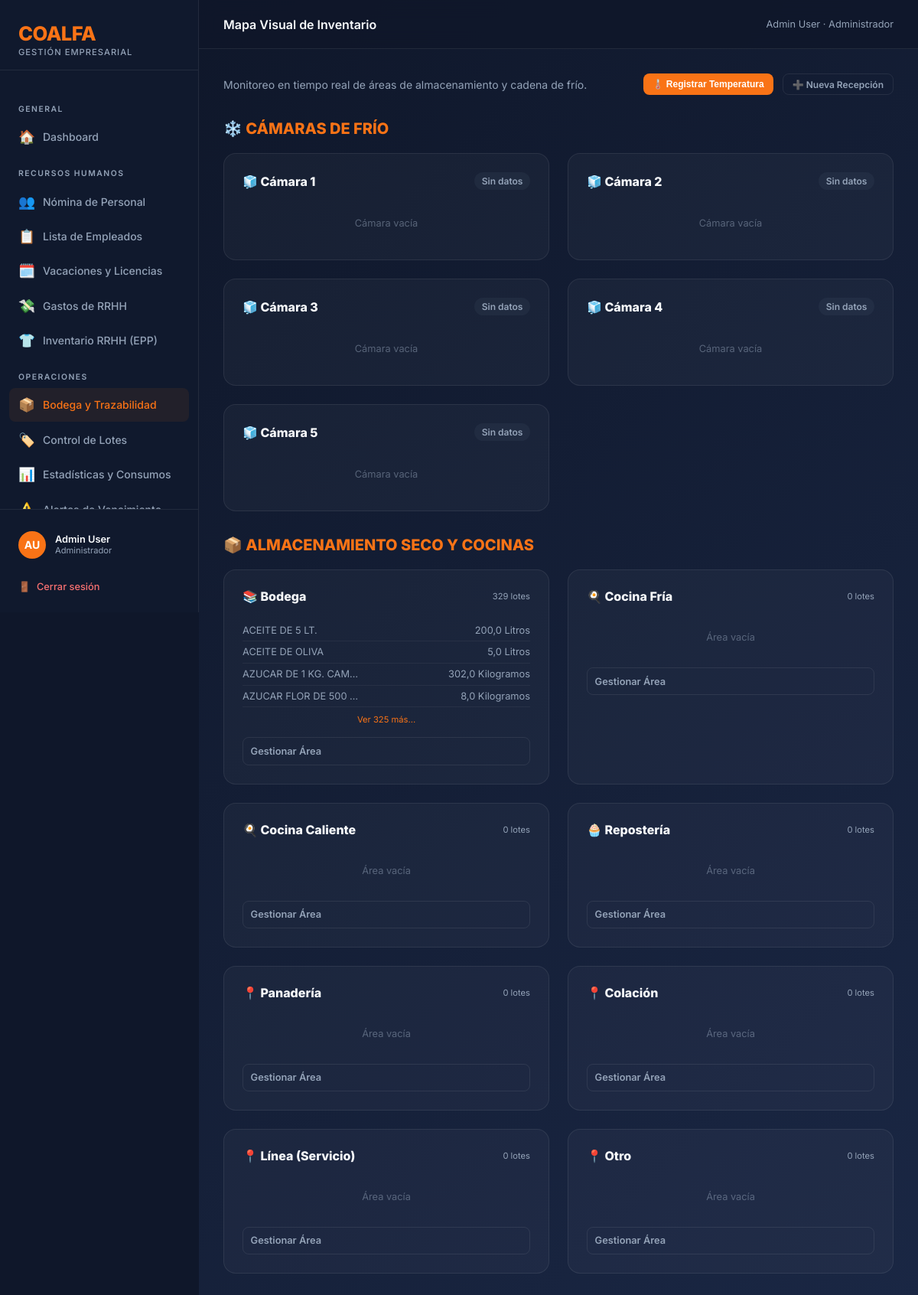
/inventario/mapa/ (signed in), run on the app's committed database.
### coalfa/models.py (models this page shows, shortened)
class Usuario(AbstractBaseUser, PermissionsMixin):
    ROL_CHOICES = [
        ("ADMIN", "Administrador"),
        ("RRHH", "Recursos Humanos"),
        ("OPERACIONAL", "Operacional"),
        ("GERENTE", "Gerente"),
        ("AUDITOR", "Auditor (Solo Lectura)"),
    ]
    rut = models.CharField(max_length=12, unique=True, verbose_name="RUT", validators=[rut_validator])
    nombre = models.CharField(max_length=60, verbose_name="Nombre")
    apellido = models.CharField(max_length=60, verbose_name="Apellido")
    rol = models.CharField(max_length=15, choices=ROL_CHOICES, default="RRHH", verbose_name="Rol")
    is_active = models.BooleanField(default=True, verbose_name="Activo")
    is_staff = models.BooleanField(default=False, verbose_name="Es staff")
    solicitud_pendiente = models.BooleanField(default=False, verbose_name="Solicitud pendiente de aprobación")
    date_joined = models.DateTimeField(default=timezone.now, verbose_name="Fecha de registro")
    USERNAME_FIELD = "rut"
    REQUIRED_FIELDS = ["nombre", "apellido"]
    objects = UsuarioManager()
    def get_full_name(self):
        return f"{self.nombre} {self.apellido}"
    class Meta:
        verbose_name = "Usuario"
        verbose_name_plural = "Usuarios"

### inventario/models.py (models this page shows, shortened)
class Lote(models.Model):
    UBICACION_CHOICES = [
        ("BODEGA", "Bodega"),
        ("COCINA_FRIA", "Cocina Fría"),
        ("COCINA_CALIENTE", "Cocina Caliente"),
        ("REPOSTERIA", "Repostería"),
        ("PANADERIA", "Panadería"),
        ("COLACION", "Colación"),
        ("LINEA", "Línea (Servicio)"),
        ("OTRO", "Otro"),
    ]
    ESTADO_CHOICES = [
        ("ACTIVO", "Activo"),
        ("CONSUMIDO", "Consumido"),
        ("VENCIDO", "Vencido"),
        ("DESCARTADO", "Descartado"),
    ]
    PROCESO_CHOICES = [
        ("RECEPCION", "Recepción de Bodega"),
        ("MARINADO", "Marinado"),
        ("PORCIONADO", "Porcionado"),
        ("COCCION", "Cocción"),
        ("PREPARACION", "Preparación / Mezcla"),
        ("HORNEADO", "Horneado"),
        ("ENFRIADO", "Enfriado"),
        ("OTRO", "Otro"),
    ]
    producto = models.ForeignKey(Producto, on_delete=models.PROTECT, related_name="lotes")
    proveedor = models.ForeignKey(
        Proveedor, on_delete=models.SET_NULL, null=True, blank=True, related_name="lotes"
    )
    numero_lote = models.CharField(max_length=60, unique=True, blank=True)
    numero_lote_proveedor = models.CharField(
        max_length=80, blank=True, verbose_name="Lote del Proveedor"
    )
    numero_guia = models.CharField(
        max_length=80, blank=True, verbose_name="Nº Guía / Factura"
    )
    cantidad = models.FloatField()
    precio_unitario = models.FloatField(default=0, help_text="Costo por unidad de medida")
    fecha_recepcion = models.DateField()
    fecha_vencimiento = models.DateField()
    temperatura_recepcion = models.FloatField(
        null=True, blank=True, verbose_name="Temperatura recepción (°C)"
    )
    proceso = models.CharField(
        max_length=20,
        choices=PROCESO_CHOICES,
        default="RECEPCION",
        verbose_name="Proceso de origen",
    )
    lotes_padres = models.ManyToManyField(
        "self",
        symmetrical=False,
        blank=True,
        related_name="lotes_hijos",
        verbose_name="Lotes de origen (insumos)",
    )
    ubicacion_actual = models.CharField(
        max_length=30, choices=UBICACION_CHOICES, default="BODEGA"
    )
    ubicacion_detalle = models.CharField(
        max_length=100, blank=True, help_text="Ej: Pasillo 2, Estante B"
    )
    estado = models.CharField(
        max_length=12, choices=ESTADO_CHOICES, default="ACTIVO", db_index=True
    )
    responsable_registro = models.CharField(
        max_length=100, blank=True, verbose_name="Responsable de registro"
    )
    observaciones = models.TextField(blank=True)
    fecha_registro = models.DateTimeField(auto_now_add=True)
    @property
    def dias_restantes(self):
        return (self.fecha_vencimiento - datetime.date.today()).days
    class Meta:
        verbose_name = "Lote"
        verbose_name_plural = "Lotes"
        ordering = ["fecha_vencimiento"]

class Producto(models.Model):
    UNIDAD_CHOICES = [
        ("KG", "Kilogramos"),
        ("G", "Gramos"),
        ("L", "Litros"),
        ("ML", "Mililitros"),
        ("UN", "Unidades"),
        ("CAJA", "Cajas"),
    ]
    CATEGORIA_CHOICES = [
        ("ABARROTES", "Abarrotes"),
        ("CARNES", "Carnes y Aves"),
        ("PESCADOS", "Pescados y Mariscos"),
        ("LACTEOS", "Lácteos y Huevos"),
        ("FRUTAS", "Frutas y Verduras"),
        ("CONGELADOS", "Congelados"),
        ("BEBIDAS", "Bebidas"),
        ("LIMPIEZA", "Aseo y Limpieza"),
        ("VESTUARIO", "Vestuario / Ropa"),
        ("EPP", "Elementos de Protección Personal"),
        ("OTRO", "Otros"),
    ]
    nombre = models.CharField(max_length=150)
    talla = models.CharField(max_length=50, blank=True)
    descripcion = models.TextField(blank=True)
    categoria = models.CharField(max_length=20, choices=CATEGORIA_CHOICES, default="OTRO")
    unidad_medida = models.CharField(max_length=5, choices=UNIDAD_CHOICES, default="KG")
    stock_minimo = models.FloatField(default=0, help_text="Alerta cuando el stock total baje de este valor")
    temperatura_min = models.FloatField(null=True, blank=True, help_text="°C (opcional)")
    temperatura_max = models.FloatField(null=True, blank=True, help_text="°C (opcional)")
    class Meta:
        verbose_name = "Producto"
        verbose_name_plural = "Productos"
        ordering = ["nombre"]
        unique_together = ["nombre", "talla"]

### inventario/views.py (the view)
# urls.py: path("mapa/", views.mapa_bodega, name="inventario_mapa_bodega"),
@operacional_required
def mapa_bodega(request):
    hoy = datetime.date.today()
    proximo_vencimiento = hoy + datetime.timedelta(days=7)
    lotes_todos = Lote.objects.filter(estado="ACTIVO").select_related("producto")
    lotes_vencen_pronto = list(lotes_todos.filter(fecha_vencimiento__lte=proximo_vencimiento).values_list("ubicacion_actual", flat=True))
    sectores = {key: {"label": label, "lotes": [], "count": 0, "alerta": (key in lotes_vencen_pronto)}
                for key, label in Lote.UBICACION_CHOICES}
    for lote in lotes_todos:
        if lote.ubicacion_actual in sectores:
            sectores[lote.ubicacion_actual]["lotes"].append(lote)
            sectores[lote.ubicacion_actual]["count"] += 1
    temperaturas = {cam_key: RegistroTemperaturaCamara.objects.filter(camara=cam_key).first()
                    for cam_key, _ in RegistroTemperaturaCamara.CAMARA_CHOICES}
    context = {
        "sectores": sectores,
        "temperaturas": temperaturas,
        "hoy": hoy,
        "camara_choices": RegistroTemperaturaCamara.CAMARA_CHOICES,
    }
    return render(request, "inventario/mapa_bodega.html", context)

### coalfa/context_processors.py (called while the page is built)
def solicitudes_pendientes(request):
    if request.user.is_authenticated and getattr(request.user, 'rol', None) == 'ADMIN':
        count = Usuario.objects.filter(solicitud_pendiente=True).count()
        return {'solicitudes_count': count}
    return {}

### inventario/templatetags/inventario_filters.py (called while the page is built)
@register.filter
def get_item(obj, key):
    try:
        return obj.get(key)
    except (AttributeError, KeyError, TypeError):
        return None

@register.filter
def replace(value, arg):
    if ',' not in arg:
        return value
    old, new = arg.split(',', 1)
    return value.replace(old, new)

@register.filter
def startswith(value, arg):
    return str(value).startswith(arg)

### inventario/templates/inventario/mapa_bodega.html (shortened to what this page needs)
{% extends 'base.html' %}
{% load inventario_filters %}
{% block topbar_title %}Mapa Visual de Inventario{% endblock %}
{% block nav_inventario %}active{% endblock %}
{% block content %}
<div style="display: flex; justify-content: space-between; align-items: center; margin-bottom: 2rem;">
    <div>
        <p style="color: var(--text-muted); font-size: 0.875rem;">Monitoreo en tiempo real de áreas de almacenamiento y cadena de frío.</p>
    </div>
    <div style="display: flex; gap: 0.75rem;">
        <button onclick="openTempModal()" class="btn btn-primary btn-sm">🌡️ Registrar Temperatura</button>
        <a href="{% url 'inventario_recibir_lote' %}" class="btn btn-ghost btn-sm">➕ Nueva Recepción</a>
    </div>
</div>
<h2 style="font-size: 1.25rem; font-weight: 800; margin-bottom: 1.25rem; color: var(--accent);">❄️ CÁMARAS DE FRÍO</h2>
<div class="warehouse-grid">
    {% for cam_key, temp_reg in temperaturas.items %}
    <div class="sector-card {% if temp_reg and temp_reg.temperatura > 5 %}alert{% endif %}">
        <div class="sector-header">
            <span class="sector-title">🧊 {{ cam_key|replace:"CAMARA_,Cámara " }}</span>
            {% if temp_reg %}
                <span class="temp-badge {% if temp_reg.temperatura <= 5 %}ok{% else %}warn{% endif %}">
                    {{ temp_reg.temperatura }}°C
                </span>
            {% else %}
                <span class="temp-badge" style="background: rgba(100,116,139,0.1); color: var(--text-muted);">Sin datos</span>
            {% endif %}
        </div>
        <div class="item-list">
            {% with sector=sectores|get_item:cam_key %}
                {% for lote in sector.lotes|slice:":4" %}
                    <div class="item-row">
                        <span>{{ lote.producto.nombre|truncatechars:20 }}</span>
                        <span class="{% if lote.dias_restantes <= 3 %}fefo-alert{% endif %}">
                            {{ lote.cantidad }} {{ lote.producto.get_unidad_medida_display }}
                        </span>
                    </div>
                {% empty %}
                    <p style="text-align: center; padding: 1rem; opacity: 0.5;">Cámara vacía</p>
                {% endfor %}
            {% endwith %}
        </div>
    </div>
    {% endfor %}
</div>
<h2 style="font-size: 1.25rem; font-weight: 800; margin-bottom: 1.25rem; color: var(--accent);">📦 ALMACENAMIENTO SECO Y COCINAS</h2>
<div class="warehouse-grid">
    {% for key, sector in sectores.items %}
        {% if not key|startswith:"CAMARA_" %}
        <div class="sector-card {% if sector.alerta %}alert{% endif %}">
            <div class="sector-header">
                <span class="sector-title">
                    {% if key == 'BODEGA' %}📚{% elif 'COCINA' in key %}🍳{% elif key == 'REPOSTERIA' %}🧁{% else %}📍{% endif %}
                    {{ sector.label }}
                </span>
                <span style="font-size: 0.7rem; color: var(--text-muted);">{{ sector.count }} lotes</span>
            </div>
            <div class="item-list">
                {% for lote in sector.lotes|slice:":4" %}
                    <div class="item-row">
                        <span>{{ lote.producto.nombre|truncatechars:20 }}</span>
                        <span class="{% if lote.dias_restantes <= 3 %}fefo-alert{% endif %}">
                            {{ lote.cantidad }} {{ lote.producto.get_unidad_medida_display }}
                        </span>
                    </div>
                {% empty %}
                    <p style="text-align: center; padding: 1rem; opacity: 0.5;">Área vacía</p>
                {% endfor %}
                {% if sector.count > 4 %}
                    <div style="text-align: center; margin-top: 0.5rem;">
                        <a href="{% url 'inventario_lista_lotes' %}?ubicacion={{ key }}&estado=ACTIVO" style="font-size: 0.7rem; color: var(--accent); text-decoration: none;">Ver {{ sector.count|add:"-4" }} más...</a>
                    </div>
                {% endif %}
            </div>
            <a href="{% url 'inventario_lista_lotes' %}?ubicacion={{ key }}&estado=ACTIVO" class="btn btn-ghost btn-sm quick-action-btn">Gestionar Área</a>
        </div>
        {% endif %}
    {% endfor %}
</div>
{% endblock %}

### templates/base.html (shortened to what this page needs)
<!DOCTYPE html>
<html lang="es">
<head>
    <link rel="stylesheet" href="https://unpkg.com/nprogress@0.2.0/nprogress.css" />
</head>
<body>
    <div class="sidebar">
        <div class="sidebar-brand">
            <div class="logo-text">COALFA</div>
            <div class="logo-sub">Gestión Empresarial</div>
        </div>
        <nav class="sidebar-nav">
            <div class="nav-section-label">General</div>
            <a href="{% url 'dashboard' %}" class="nav-item {% block nav_home %}{% endblock %}">
                <span class="icon">🏠</span> Dashboard
            </a>
            {% if user.rol == 'RRHH' or user.rol == 'ADMIN' or user.rol == 'GERENTE' or user.rol == 'AUDITOR' %}
            <div class="nav-section-label">Recursos Humanos</div>
            <a href="{% url 'rrhh_dashboard' %}" class="nav-item {% block nav_rrhh %}{% endblock %}">
                <span class="icon">👥</span> Nómina de Personal
            </a>
            <a href="{% url 'rrhh_lista_empleados' %}" class="nav-item {% block nav_empleados %}{% endblock %}">
                <span class="icon">📋</span> Lista de Empleados
            </a>
            <a href="{% url 'rrhh_ausencias' %}" class="nav-item {% block nav_ausencias %}{% endblock %}">
                <span class="icon">🗓️</span> Vacaciones y Licencias
            </a>
            <a href="{% url 'rrhh_gastos' %}" class="nav-item {% block nav_rrhh_gastos %}{% endblock %}">
                <span class="icon">💸</span> Gastos de RRHH
            </a>
            <a href="{% url 'rrhh_inventario' %}" class="nav-item {% block nav_rrhh_inventario %}{% endblock %}">
                <span class="icon">👕</span> Inventario RRHH (EPP)
            </a>
            {% endif %}
            {% if user.rol == 'OPERACIONAL' or user.rol == 'ADMIN' or user.rol == 'GERENTE' or user.rol == 'AUDITOR' %}
            <div class="nav-section-label">Operaciones</div>
            <a href="{% url 'inventario_dashboard' %}" class="nav-item {% block nav_inventario %}{% endblock %}">
                <span class="icon">📦</span> Bodega y Trazabilidad
            </a>
            <a href="{% url 'inventario_lista_lotes' %}" class="nav-item {% block nav_lotes %}{% endblock %}">
                <span class="icon">🏷️</span> Control de Lotes
            </a>
            <a href="{% url 'inventario_resumen_consumo' %}" class="nav-item {% block nav_consumo %}{% endblock %}">
                <span class="icon">📊</span> Estadísticas y Consumos
            </a>
            <a href="{% url 'inventario_alertas' %}" class="nav-item {% block nav_alertas %}{% endblock %}">
                <span class="icon">⚠️</span> Alertas de Vencimiento
            </a>
            {% endif %}
        </nav>
        <div class="sidebar-footer">
            <div class="user-info">
                <div class="user-avatar">{{ user.nombre|first }}{{ user.apellido|first }}</div>
                <div>
                    <div class="user-name">{{ user.get_full_name }}</div>
                    <div class="user-role">{{ user.get_rol_display }}</div>
                </div>
            </div>
            <a href="{% url 'logout' %}" class="btn-logout">
                <span>🚪</span> Cerrar sesión
            </a>
        </div>
    </div>
    <div class="main-wrapper">
        <div class="topbar">
            <div class="topbar-title">{% block topbar_title %}Dashboard{% endblock %}</div>
            <div class="topbar-breadcrumb">{{ user.get_full_name }} · {{ user.get_rol_display }}</div>
        </div>
        <div class="page-content">
            {% block content %}{% endblock %}
        </div>
    </div>
</body>
</html>

### data on the page
Usuario: nombre|first "A", apellido|first "U", get_full_name "Admin User", rol "Administrador"
Lote: producto.nombre "ACEITE DE 5 LT.", cantidad "200,0", producto.unidad_medida "Litros"
Lote: producto.nombre "ACEITE DE OLIVA", cantidad "5,0", producto.unidad_medida "Litros"
Lote: producto.nombre "AZUCAR DE 1 KG. CAM…", cantidad "302,0", producto.unidad_medida "Kilogramos"
Lote: producto.nombre "AZUCAR FLOR DE 500 …", cantidad "8,0", producto.unidad_medida "Kilogramos"

### other printed values
{{ cam_key|replace:"CAMARA_,Cámara " }} "Cámara 1" "Cámara 2" "Cámara 3" "Cámara 4" "Cámara 5"
{{ sector.label }} "Bodega" "Cocina Fría" "Cocina Caliente" "Repostería" "Panadería" "Colación" "Línea (Servicio)" "Otro"
{{ sector.count }} "329" "0" "0" "0" "0" "0" "0" "0"
{{ sector.count|add:"-4" }} "325"
